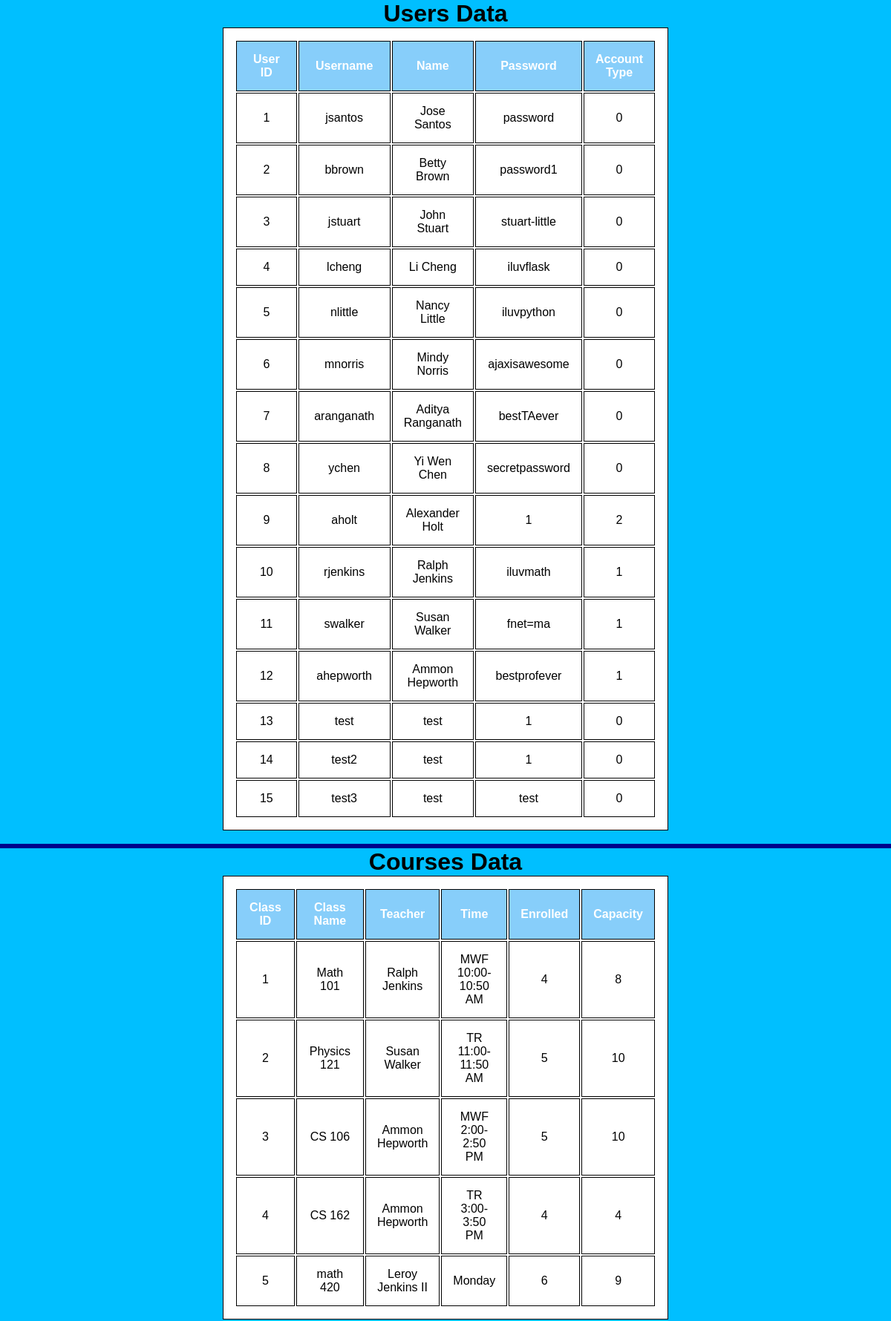
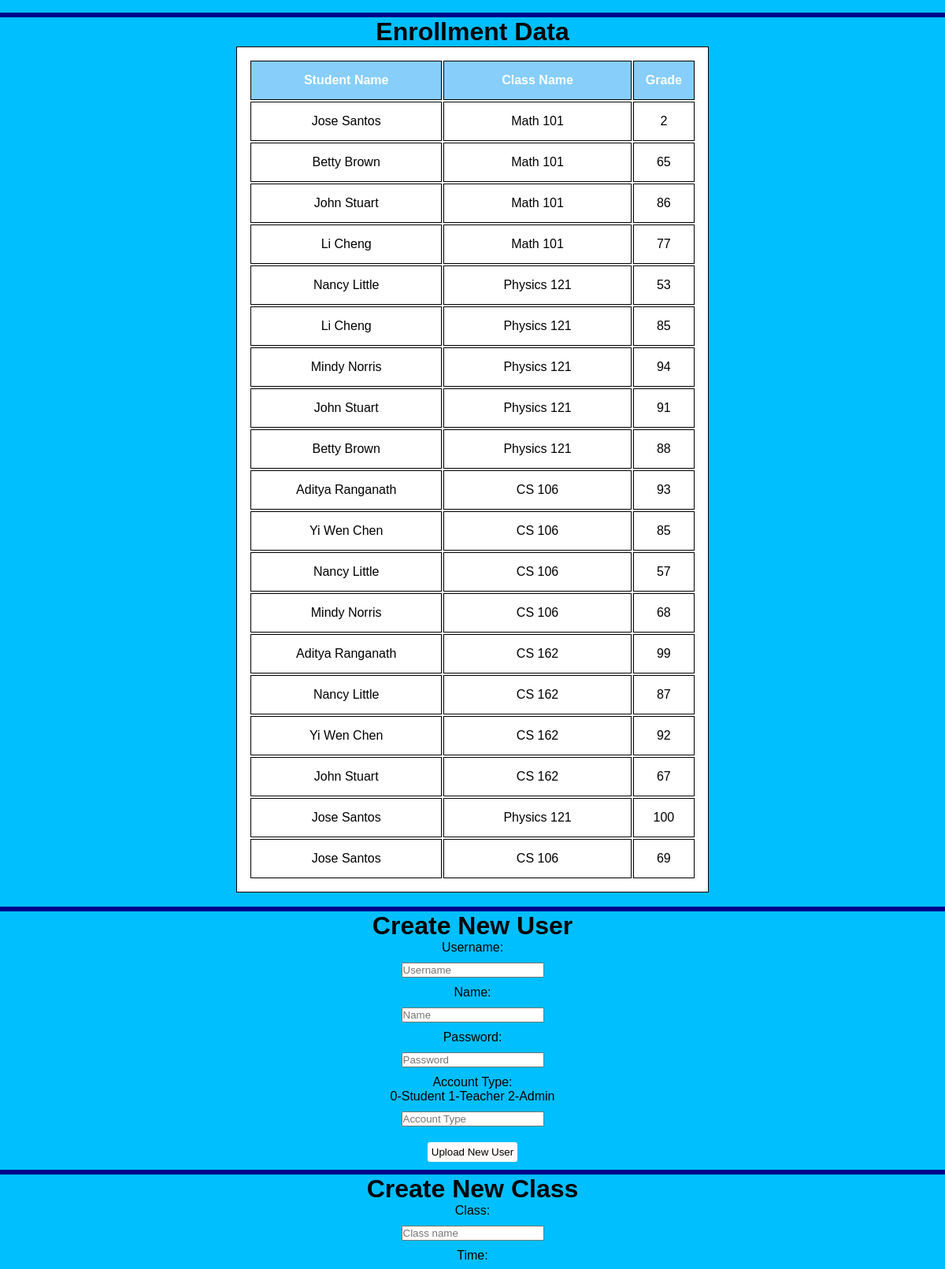
Page /admin (signed in, upper part) on the committed database (2 pictures, top to bottom).
### runner.py (models this page shows, shortened)
class Users(UserMixin, db.Model):
    __tablename__ = "Users"
    user_id = db.Column(db.Integer, primary_key = True)
    username = db.Column(db.String, nullable = False)
    name = db.Column(db.String, nullable = False)
    password = db.Column(db.String, nullable = False)
    acct_type = db.Column(db.Integer, nullable = False) # 0 - Student, 1 - Teacher, 2 - Admin

class Courses(db.Model):
    __tablename__ = "Courses"
    class_id = db.Column(db.Integer, primary_key = True)
    class_name = db.Column(db.String, nullable = False)
    teacher = db.Column(db.String, nullable = False)
    time = db.Column(db.String, nullable = False)
    enrolled = db.Column(db.Integer, nullable = False)
    capacity = db.Column(db.Integer, nullable = False)

### runner.py (the view, shortened to what this page needs)
@app.route('/admin', methods = ["GET", "POST", "PUT", "DELETE"])
@login_required
def admin():
    all_courses = []
    all_grades = []
    all_users = []
    allRows = Enrollment.query.all()
    for row in allRows:
        user = Users.query.filter_by(user_id = row.users_id).first()
        course = Courses.query.filter_by(class_id = row.classes_id).first()
        all_courses.append(course.class_name)
        all_users.append(user.name)
        all_grades.append(row.grade)
    return render_template('admin.html', courses = Courses.query.all(), users = Users.query.all(), enrollCourses = all_courses, enrollUsers = all_users, enrollGrades = all_grades, length = len(all_courses))

### runner.py (called while the page is built)
@login_manager.user_loader
def load_user(user_id):
    return Users.query.filter_by(user_id = user_id).first()

### templates/admin.html (shortened to what this page needs)
<!DOCTYPE html>
<html>
    <head>
        <link href="../static/styles.css" rel="stylesheet">
    </head>
    <body>
    <div class="admin">
        <h1>Users Data</h1>
        <table id = "admin_users">
            <thead>
                <tr>
                    <th>User ID</th>
                    <th>Username</th>
                    <th>Name</th>
                    <th>Password</th>
                    <th>Account Type</th>
                </tr>
            </thead>
            <tbody>
                {% for user in users %}
                <tr>
                    <td>{{user.user_id}}</td>
                    <td>{{user.username}}</td>
                    <td>{{user.name}}</td>
                    <td>{{user.password}}</td>
                    <td>{{user.acct_type}}</td>
                </tr>
                {% endfor %}</tbody>
        </table><br>
        <hr>
        <h1>Courses Data</h1>
        <table id = "admin_courses">
            <thead>
                <tr>
                    <th>Class ID</th>
                    <th>Class Name</th>
                    <th>Teacher</th>
                    <th>Time</th>
                    <th>Enrolled</th>
                    <th>Capacity</th>
                </tr>
            </thead>
            <tbody>
                {% for course in courses %}
                <tr>
                    <td>{{course.class_id}}</td>
                    <td>{{course.class_name}}</td>
                    <td>{{course.teacher}}</td>
                    <td>{{course.time}}</td>
                    <td>{{course.enrolled}}</td>
                    <td>{{course.capacity}}</td>
                </tr>
                {% endfor %}</tbody>
        </table><br>
        <hr>
        <h1>Enrollment Data</h1>
        <table id = "admin_enrollment">
            <thead>
                <tr>
                    <th>Student Name</th>
                    <th>Class Name</th>
                    <th>Grade</th>
                </tr>
            </thead>
            <tbody>
                {% for i in range(0, length) %}
                <tr>
                    <td>{{enrollUsers[i]}}</td>
                    <td>{{enrollCourses[i]}}</td>
                    <td>{{enrollGrades[i]}}</td>
                </tr>
                {% endfor %}</tbody>
        </table><br>
        <hr>
        <h1>Create New User</h1>
        <form>
            <label for="user_name">Username:</label><br>
            <input type="text" id="add_username" name="user_name" placeholder="Username"><br>
            <label for="name">Name:</label><br>
            <input type="text" id="add_name" name="name" placeholder="Name"><br>
            <label for="password">Password:</label><br>
            <input type="text" id="add_password" name="password" placeholder="Password"><br>
            <label for="acct_type">Account Type:</label><br>
            <p>0-Student 1-Teacher 2-Admin</p>
            <input type="number" id="add_acct_type" name="acct_type" placeholder="Account Type"><br>
        </form>
        <button type="button" id = "admin_newuser">Upload New User</button><br>
        <hr>
        <h1>Create New Class</h1>
        <form>
            <label for="class_name">Class:</label><br>
            <input type="text" id="add_class_name" name="class_name" placeholder="Class name"><br>
            <label for="time">Time:</label><br>
            <input type="text" id="add_time" name="time" placeholder="Time"><br>
            <label for="capacity">Capacity:</label><br>
            <input type="number" id="add_capacity" name="capacity" placeholder="Capactiy"><br>
            <label for="current_enrollment">Currently Enrolled:</label><br>
            <input type="number" id="add_current_enrollment" name="current_enrollment" placeholder="Current Enrollment"><br>
            <label for="teacher">Teacher:</label><br>
            <input type="teacher" id="add_teacher" name="teacher" placeholder="Teacher"><br>
        </form>
        <button type="button" id = "admin_newclass">Upload New Class</button><br>
        <button type="button" id = "admin_enroll">Enroll Student in Class</button><br>
        <button type="button" id = "update_user">Update User</button><br>
        <button type="button" id = "update_class">Update Class</button><br>
        <h1>Update Grade</h1><br>
        <button type="button">Update User Details</button><br>
        <button type="button">Update Class Details</button><br>
        Delete<br>
        <button type="button">Purge User</button><br>
        <button type="button">Purge Class</button><br>
    </div>
    </body>
</html>

### static/styles.css (style rules this page uses)
* { margin: 0; padding: 0; font-family: sans-serif; line-height: normal; }
button { padding: 5px 5px; border-radius: 3px; border: none; margin: 10px; background-color: snow; }
input { margin: 10px; }
.admin { width: 100%; height: 100%; background-position: center; align-items: center; text-align: center; background-color:deepskyblue; }
table, th, td { border: 1px solid black; margin-left: auto; margin-right: auto; width: 50%; padding: 15px; text-align: center; color: black; background-color:white; }
th { background-color:lightskyblue; color:white; }
hr { border: 3px solid darkblue; }

### rows in the picture
Users: user_id "1", username "jsantos", name "Jose Santos", password "password", acct_type "0", name "Jose Santos" "Jose Santos" "Jose Santos"
Users: user_id "2", username "bbrown", name "Betty Brown", password "password1", acct_type "0", name "Betty Brown" "Betty Brown"
Users: user_id "3", username "jstuart", name "John Stuart", password "stuart-little", acct_type "0", name "John Stuart" "John Stuart" "John Stuart"
Users: user_id "4", username "lcheng", name "Li Cheng", password "iluvflask", acct_type "0", name "Li Cheng" "Li Cheng"
Users: user_id "5", username "nlittle", name "Nancy Little", password "iluvpython", acct_type "0", name "Nancy Little" "Nancy Little" "Nancy Little"
Users: user_id "6", username "mnorris", name "Mindy Norris", password "ajaxisawesome", acct_type "0", name "Mindy Norris" "Mindy Norris"
Users: user_id "7", username "aranganath", name "Aditya Ranganath", password "bestTAever", acct_type "0", name "Aditya Ranganath" "Aditya Ranganath"
Users: user_id "8", username "ychen", name "Yi Wen Chen", password "secretpassword", acct_type "0", name "Yi Wen Chen" "Yi Wen Chen"
Users: user_id "9", username "aholt", name "Alexander Holt", password "1", acct_type "2"
Users: user_id "10", username "rjenkins", name "Ralph Jenkins", password "iluvmath", acct_type "1"
Users: user_id "11", username "swalker", name "Susan Walker", password "fnet=ma", acct_type "1"
Users: user_id "12", username "ahepworth", name "Ammon Hepworth", password "bestprofever", acct_type "1"
Users: user_id "13", username "test", name "test", password "1", acct_type "0"
Users: user_id "14", username "test2", name "test", password "1", acct_type "0"
Users: user_id "15", username "test3", name "test", password "test", acct_type "0"
Courses: class_id "1", class_name "Math 101", teacher "Ralph Jenkins", time "MWF 10:00-10:50 AM", enrolled "4", capacity "8", class_name "Math 101" "Math 101" "Math 101" "Math 101"
Courses: class_id "2", class_name "Physics 121", teacher "Susan Walker", time "TR 11:00-11:50 AM", enrolled "5", capacity "10", class_name "Physics 121" "Physics 121" "Physics 121" "Physics 121" "Physics 121" "Physics 121"
Courses: class_id "3", class_name "CS 106", teacher "Ammon Hepworth", time "MWF 2:00-2:50 PM", enrolled "5", capacity "10", class_name "CS 106" "CS 106" "CS 106" "CS 106" "CS 106"
Courses: class_id "4", class_name "CS 162", teacher "Ammon Hepworth", time "TR 3:00-3:50 PM", enrolled "4", capacity "4", class_name "CS 162" "CS 162" "CS 162" "CS 162"
Courses: class_id "5", class_name "math 420", teacher "Leroy Jenkins II", time "Monday", enrolled "6", capacity "9"

### other values in the picture
{{ enrollGrades[i] }} "2" "65" "86" "77" "53" "85" "94" "91" "88" "93" "85" "57" "68" "99" "87" "92" "67" "100" "69"
